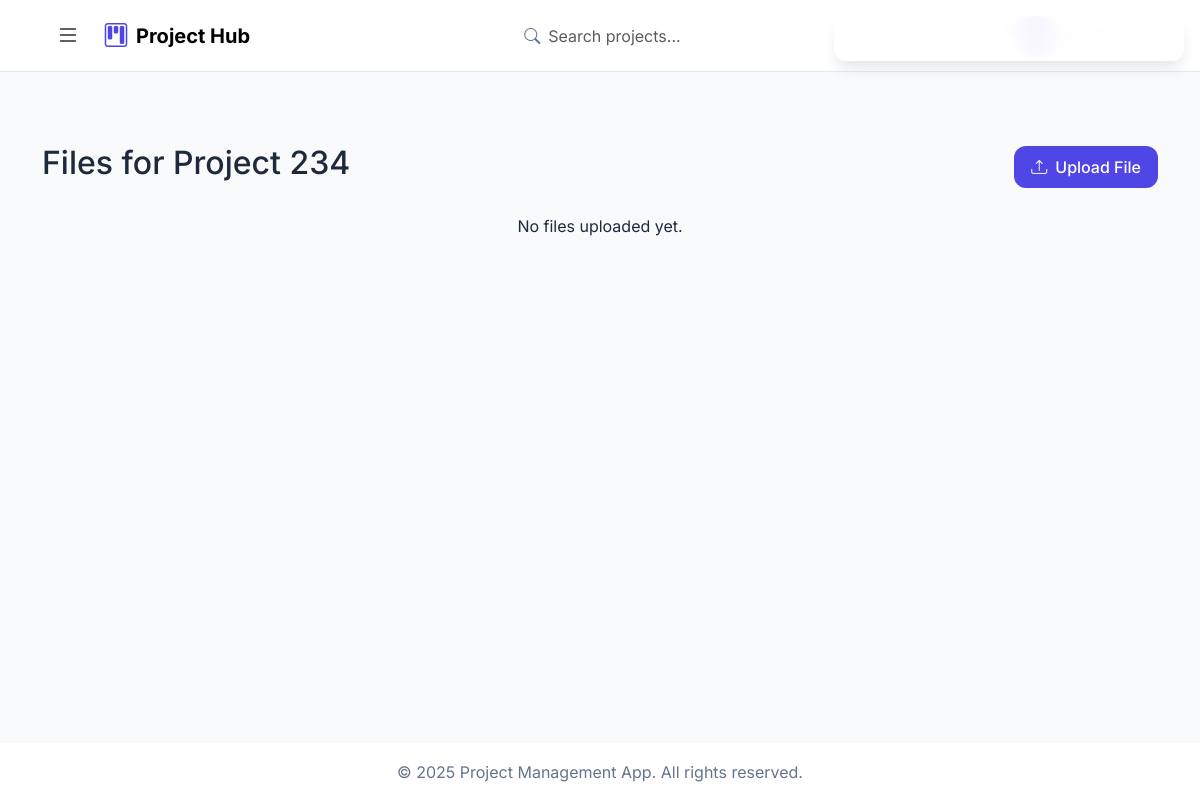
Page /projects/2/files/ (signed in) on the earlier database version.
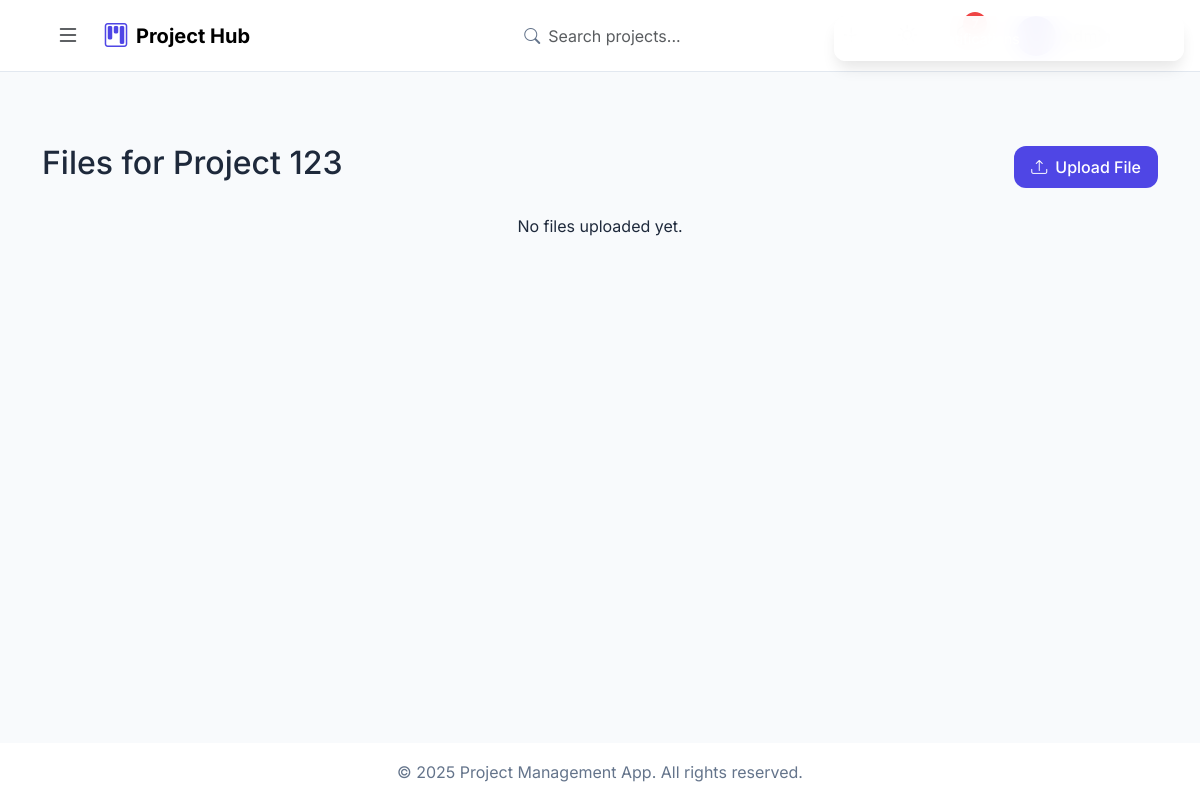
Same page on the later database version.
### projects/models.py (models this page shows, shortened)
class Project(models.Model):
    STATUS_CHOICES = [
        ('planned', 'Planned'),
        ('active', 'Active'),
        ('completed', 'Completed'),
        ('on_hold', 'On Hold')
    ]
    PRIORITY_CHOICES = [
        ('low', 'Low'),
        ('medium', 'Medium'),
        ('high', 'High')
    ]
    name = models.CharField(max_length=200)
    description = models.TextField()
    team = models.ForeignKey(Team, on_delete=models.CASCADE, related_name='projects')
    manager = models.ForeignKey(User, on_delete=models.CASCADE, related_name='managed_projects')
    status = models.CharField(max_length=20, choices=STATUS_CHOICES, default='planned')
    priority = models.CharField(max_length=20, choices=PRIORITY_CHOICES, default='medium')
    start_date = models.DateField()
    end_date = models.DateField()
    created_at = models.DateTimeField(auto_now_add=True)
    class Meta:
        ordering = ['-created_at']
        constraints = [
            models.UniqueConstraint(fields=['name', 'team'], name='unique_project_name_in_team')
        ]

### projects/views.py (the view)
# urls.py: path('projects/<int:project_id>/files/', views.project_files, name='project_files'),
@login_required
@handle_view_errors
@transaction_handler
def project_files(request, project_id):
    project = get_object_or_404(Project, id=project_id)
    if not has_project_permission(request.user, project):
        messages.error(request, MSG_PERMISSION_DENIED)
        return redirect('project_list')
    files = File.objects.filter(task__project=project)
    return render(request, 'projects/project_files.html', {
        'project': project,
        'files': files
    })

### projects/authentication.py (called while the page is built)
    def get_user(self, user_id):
        try:
            return User.objects.get(pk=user_id)
        except User.DoesNotExist:
            return None

### projects/context_processors.py (called while the page is built)
def notification_context(request):
    if request.user.is_authenticated:
        notifications = (request.user.notifications
                       .select_related('content_type')
                       .order_by('-created_at')[:5])
        return {
            'notifications': notifications,
            'unread_notifications_count': request.user.notifications.filter(read=False).count()
        }
    return {
        'notifications': [],
        'unread_notifications_count': 0
    }

### projects/models.py (called while the page is built)
    def get_full_name(self):
        return f"{self.first_name} {self.last_name}".strip() or self.username

### projects/utils/permissions.py (called while the page is built, shortened)
def has_project_permission(user, project):
    if user == project.manager or user == project.team.owner or user.is_project_manager:
        return True

### projects/templates/projects/project_files.html (shortened to what this page needs)
{% extends 'base.html' %}
{% load static %}
{% block content %}
<div class="container">
    <div class="d-flex justify-content-between align-items-center mb-4">
        <h2>Files for {{ project.name }}</h2>
        <a href="{% url 'upload_file' project.id %}" class="btn btn-primary">
            <i class="bi bi-upload"></i> Upload File
        </a>
    </div>
    {% if files %}
        <div class="table-responsive">
            <table class="table">
                <thead>
                    <tr>
                        <th>Name</th>
                        <th>Task</th>
                        <th>Uploaded By</th>
                        <th>Date</th>
                        <th>Actions</th>
                    </tr>
                </thead>
                <tbody>
                    {% for file in files %}
                    <tr>
                        <td>{{ file.file_name }}</td>
                        <td>{{ file.task.title }}</td>
                        <td>{{ file.uploaded_by.username }}</td>
                        <td>{{ file.created_at|date:"M d, Y" }}</td>
                        <td>
                            <div class="btn-group">
                                <a href="{{ file.file.url }}" class="btn btn-sm btn-primary" download>
                                    <i class="bi bi-download"></i>
                                </a>
                                <form action="{% url 'delete_file' file.id %}" method="POST" class="d-inline">
                                    {% csrf_token %}
                                    <button type="submit" class="btn btn-sm btn-danger">
                                        <i class="bi bi-trash"></i>
                                    </button>
                                </form>
                            </div>
                        </td>
                    </tr>
                    {% endfor %}
                </tbody>
            </table>
        </div>
    {% else %}
        <div class="text-center">
            <p>No files uploaded yet.</p>
        </div>
    {% endif %}
</div>
{% endblock %}

Differences in the rows shown:
changed Project: name "Project 234" → "Project 123"
